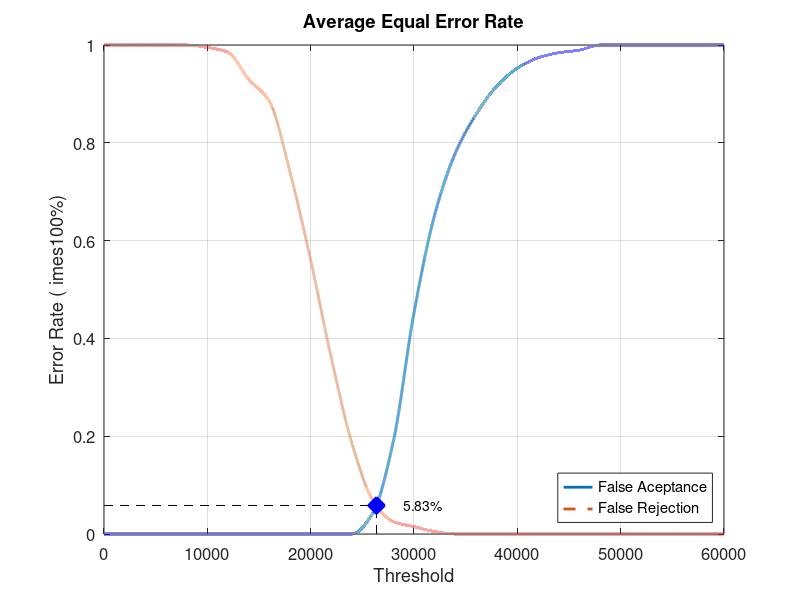
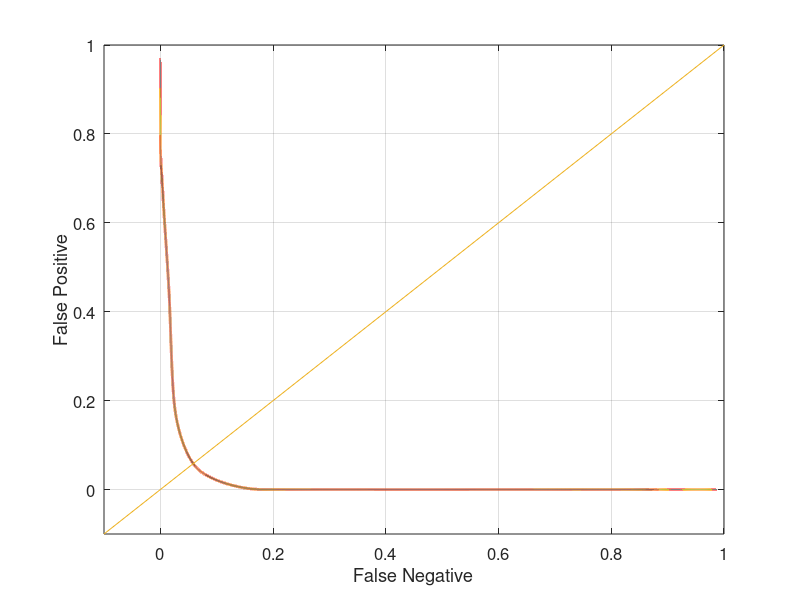

Recreate these plots in MATLAB, in order.
close all;
clear;
clc;
x = 0:2000:60000;
xq = 0:0.5:60000;

y0 = [0 0 0 0 0 0 0 0 0 0 0 0 0 0.0421053 0.189474 0.452632 0.652632 0.778947 0.857895 0.915789 0.952632 0.973684 0.984211 0.989474 1 1 1 1 1 1 1]
yy0 = interp1(x, y0, xq, 'pchip');
y1 = [1 1 1 1 1 0.995 0.985 0.93 0.885 0.74 0.56 0.36 0.185 0.07 0.025 0.015 0.005 0 0 0 0 0 0 0 0 0 0 0 0 0 0]
yy1 = interp1(x, y1, xq, 'pchip');

% Calculating EER: 
y2 = abs(y0 - y1);
find(y2 == min(y2))
yy2 = abs(yy0 - yy1);
xEER = find(yy2 == min(yy2));
xEERIndex = xq(xEER) % X-axis EER
yEER = yy0(xEER) % Y-axis EER

main = figure
plot(xq, yy0,'-','LineWidth', 2);	hold on
plot(xq, yy1,'--','LineWidth', 2);	hold on
plot([xEERIndex xEERIndex], [0 yEER], 'k--');	hold on
plot([0 xEERIndex], [yEER yEER], 'k--');	hold on
plot(xEERIndex, yEER, 'bx', 'LineWidth', 10);	hold on
text(xEERIndex + 10 * xEERIndex / 100, yEER, [num2str(round((10000 * yEER)) / 100) '%'])
legend('False Aceptance', 'False Rejection', 'Location', 'SouthEast')
xlabel('Threshold')
ylabel('Error Rate (	imes100%)')
title('Average Equal Error Rate')
set(gca, 'FontSize', 12)
axis([0 60000 0 1])
grid on

print(main, 'Database2_2Main', '-dpng');
FNRxFPR = figure('Color', [1 1 1]);
plot(yy1, yy0, '-', yy1, yy0, 'LineWidth', 2);
hold on
y = -0.1:0.1:1
plot(y, y); 
set(gca, 'FontSize', 12)
xlabel('False Negative')
ylabel('False Positive')
axis([-0.1 1 -0.1 1])
set(gca, 'FontSize', 12)
grid on

print(FNRxFPR, 'Database2_2FNRxFPR','-dpng');
